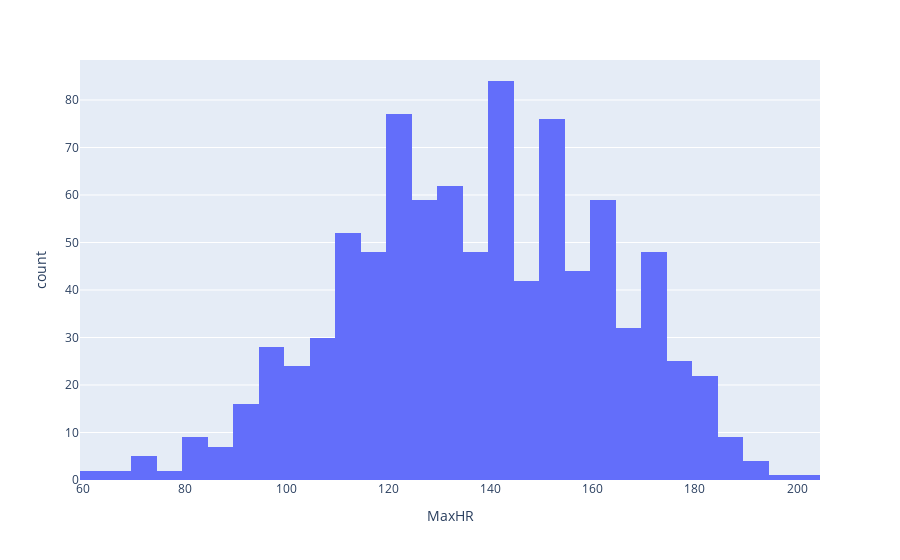

The notebook cell saved with this chart:
### Code cell
fig = px.histogram(df['MaxHR'], x="MaxHR", nbins=30)
fig.show()

### Figure 1 — Plotly figure (JSON) as saved in the notebook; plotly's stock layout.template omitted (floating-point values rounded to 4 significant figures; data arrays with more than 128 entries replaced by an {"elided": "..."} marker saying what was removed)
{"data": [{"alignmentgroup": "True", "bingroup": "x", "hovertemplate": "MaxHR=%{x}<br>count=%{y}<extra></extra>", "legendgroup": "", "marker": {"color": "#636efa", "pattern": {"shape": ""}}, "name": "", "nbinsx": 30, "offsetgroup": "", "orientation": "v", "showlegend": false, "type": "histogram", "x": {"elided": "918 int values"}, "xaxis": "x", "yaxis": "y"}], "layout": {"barmode": "relative", "legend": {"tracegroupgap": 0}, "margin": {"t": 60}, "xaxis": {"anchor": "y", "domain": [0, 1], "title": {"text": "MaxHR"}}, "yaxis": {"anchor": "x", "domain": [0, 1], "title": {"text": "count"}}}}
